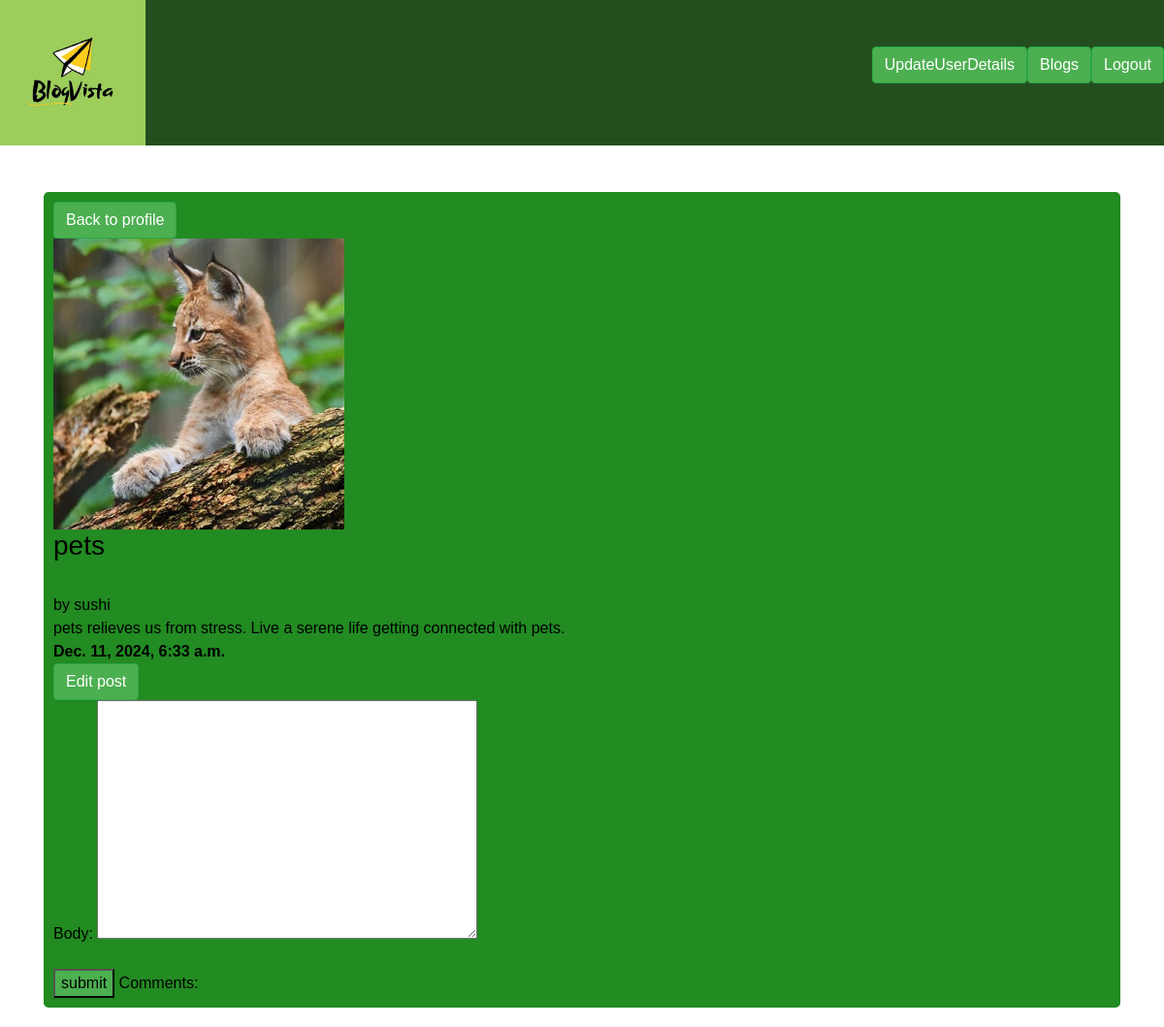
The page /CommentView/5/ (signed in) on the database as committed earlier.
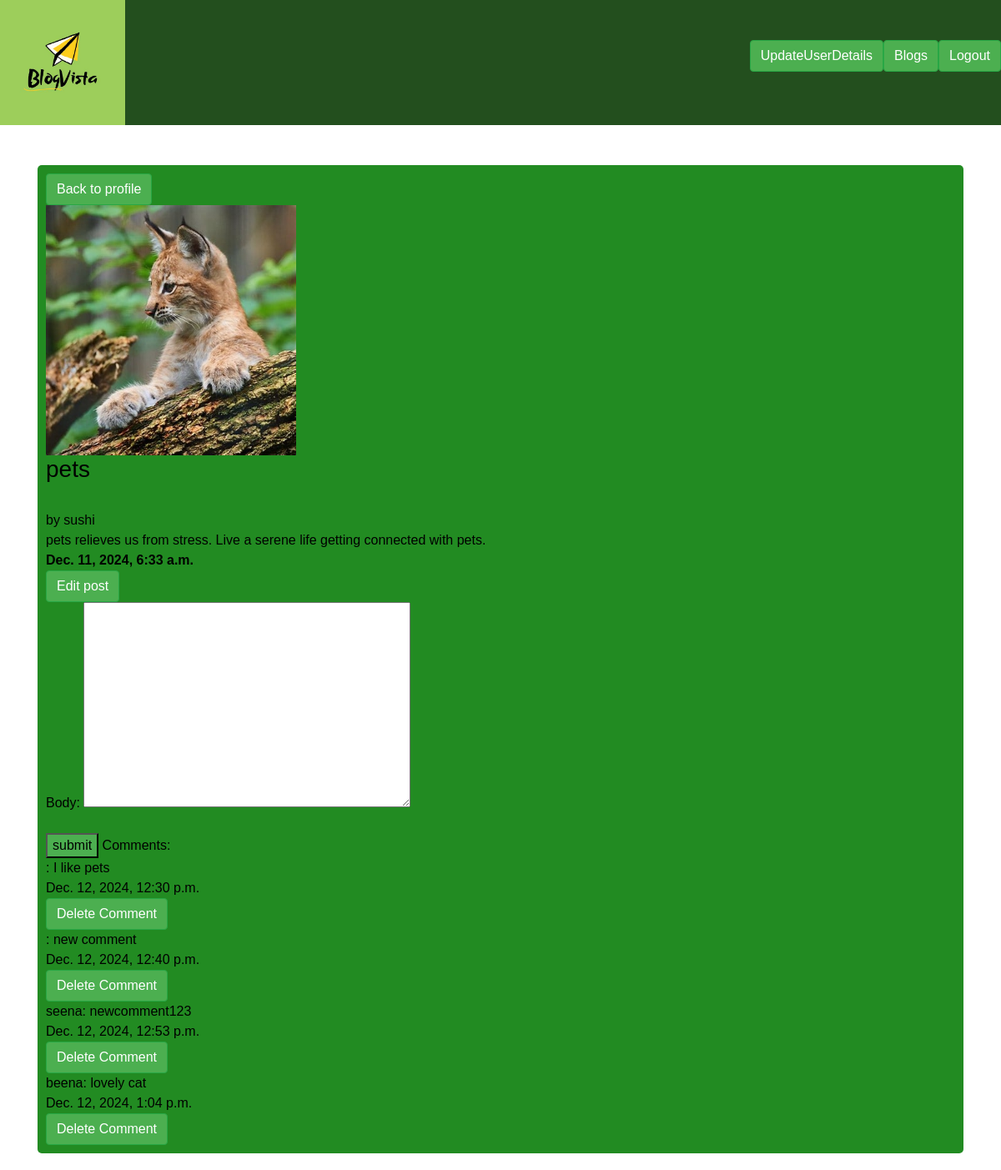
The same page on the database as committed later.
### my_app/models.py (models this page shows, shortened)
class Post(models.Model):
    title = models.CharField(max_length=255)
    post_img=models.ImageField(upload_to='images/',default='path/to/default/image.jpg')
    body = models.TextField()
    author=models.CharField(max_length=200)
    created_on = models.DateTimeField(auto_now_add=True)
    last_modified = models.DateTimeField(auto_now=True)
    categories = models.ManyToManyField("Category", related_name="posts")

class Comment(models.Model):
    post = models.ForeignKey(Post, related_name='comments', on_delete=models.CASCADE)
    author = models.CharField(max_length=200)
    body = models.TextField()
    created_on = models.DateTimeField(auto_now_add=True)

### my_app/views.py (the view, shortened to what this page needs)
# urls.py: path("CommentView/<int:pk>/",views.BlogCommentView.as_view(),name='blogcomment'),
class BlogCommentView(View):
    template_name = 'comment.html'
    def get(self, request, pk):
        post = get_object_or_404(Post, pk=pk)
        comments = post.comments.all()
        context = { "post": post, "comments": comments, "form": CommentForm(), }
        return render(request, self.template_name, context)

### my_app/forms.py
class CommentForm(forms.ModelForm):
    class Meta:
        model=Comment
        fields=['post','body','author','created_on']
        exclude=['author','post','created_on']

### templates/comment.html (shortened to what this page needs)
{% extends 'base.html' %}
{% load static %}
    {% block title %}
    <nav class="navbar navbar-light" id="navbar" style="background-color:#234F1E;">
        <img src="\media\images\logoimg.jpg" id="logo" style="width: 150px; height: 150px;">
<ul>
<li><a class="btn btn-success custom-btn" href="{% url 'update' %}">UpdateUserDetails</a></li>
<li><a class="btn btn-success custom-btn" href="{% url 'createblog' user.username %}">Blogs</a></li>
<li><a class="btn btn-success custom-btn" href="{% url 'logout' %}">Logout</a></li>
</ul>
</nav>
{% endblock %}
</header>{% block content %}
<form action="" method="post">
    <div class="container mt-5">
<a class="btn btn-success custom-btn" href="{% url 'home' %}">Back to profile</a><br>
 <img src="{{ post.post_img.url }}" class="img-fluid" alt="{{ post.title }}" style="width: 300px; height: 300px;">
<h3>{{ post.title }}</h3><br>
  by  {{ post.author }}<br>
        {{ post.body }}<br>
<b>{{ post.created_on }}</b><br>
{% if user.is_authenticated %}
        {% if post.author == user.username or user.username == 'admin' %}
        <a class="btn btn-success custom-btn" href="{% url 'editpost' post.pk %}">Edit post</a>
        {% endif %}
 {{ form.as_p }}
    <input type="submit" value="submit">
    Comments:<br>
    {% for comment in comments %}
    {{ comment.author }}: {{ comment.body }}<br>
    {{ comment.created_on }}<br>
         {% if post.author == user.username or user.username == 'admin' %}
<a class="btn btn-success custom-btn" href="{% url 'deletecomment' comment.pk %}">Delete Comment</a><br>
        {% endif %}
{% endfor %}
{% endif %}
    </div>
</form>
{% endblock %}

### templates/base.html (shortened to what this page needs)
{% load static %}
<!DOCTYPE html>
<html lang="en">
<head>
     <link href="https://stackpath.bootstrapcdn.com/bootstrap/4.5.2/css/bootstrap.min.css" rel="stylesheet">
<link rel="stylesheet" type="text/css" href="{% static 'css/styles.css' %}">
</head>
<body>
    {% block title %}{% endblock %}
    <main class="container-xl">
        {% block content %}{% endblock %}
    </main>
</body>
</html>

### static/css/styles.css (style rules this page uses)
body { font-family: Arial, sans-serif; background-color: white; color: black; margin: 0; padding: 0; }
a { color:red; }
.custom-btn { background-color: #4CAF50; }
input[type="submit"] { background-color: #4CAF50; }
#logo { color: pink; float: inline-start; font-style: normal; font-family: 'Lucida Sans', 'Lucida Sans Regular', 'Lucida Grande', 'Lucida Sans Unicode', Geneva, Verdana, sans-serif; }
li { float:left; }
ul { list-style-type: none; }
li a { display: inline; text-decoration: none; color: chartreuse; font: bold; }
.container { background-color: #228B22; display: block; margin: 20px auto; padding: 10px; border-radius: 5px; width: 100%; max-width: 1200px; box-sizing: border-box; }
#navbar { margin: 0; padding: 0; overflow: hidden; background-color: #808000; }
.navbar li { list-style-type: none; display:flex; place-items:center; }

Rows that differ between the two databases and show on the page:
added Comment: body "I like pets", created_on "Dec. 12, 2024, 12:30 p.m."
added Comment: body "new comment", created_on "Dec. 12, 2024, 12:40 p.m."
added Comment: author "seena", body "newcomment123", created_on "Dec. 12, 2024, 12:53 p.m."
added Comment: author "beena", body "lovely cat", created_on "Dec. 12, 2024, 1:04 p.m."
